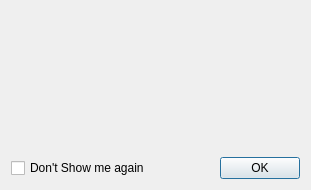
<?xml version="1.0" encoding="UTF-8"?>
<ui version="4.0">
 <class>dlgCustomAlert</class>
 <widget class="QDialog" name="dlgCustomAlert">
  <property name="geometry">
   <rect>
    <x>0</x>
    <y>0</y>
    <width>311</width>
    <height>190</height>
   </rect>
  </property>
  <property name="windowTitle">
   <string>Alert</string>
  </property>
  <layout class="QGridLayout" name="gridLayout">
   <item row="2" column="1">
    <widget class="QDialogButtonBox" name="buttonBox">
     <property name="orientation">
      <enum>Qt::Horizontal</enum>
     </property>
     <property name="standardButtons">
      <set>QDialogButtonBox::Ok</set>
     </property>
    </widget>
   </item>
   <item row="2" column="0">
    <widget class="QCheckBox" name="checkBoxDontShow">
     <property name="text">
      <string>Don't Show me again</string>
     </property>
    </widget>
   </item>
   <item row="0" column="0" colspan="2">
    <widget class="QLabel" name="label">
     <property name="text">
      <string/>
     </property>
     <property name="wordWrap">
      <bool>true</bool>
     </property>
    </widget>
   </item>
  </layout>
 </widget>
 <resources/>
 <connections>
  <connection>
   <sender>buttonBox</sender>
   <signal>accepted()</signal>
   <receiver>dlgCustomAlert</receiver>
   <slot>accept()</slot>
   <hints>
    <hint type="sourcelabel">
     <x>248</x>
     <y>254</y>
    </hint>
    <hint type="destinationlabel">
     <x>157</x>
     <y>274</y>
    </hint>
   </hints>
  </connection>
  <connection>
   <sender>buttonBox</sender>
   <signal>rejected()</signal>
   <receiver>dlgCustomAlert</receiver>
   <slot>reject()</slot>
   <hints>
    <hint type="sourcelabel">
     <x>316</x>
     <y>260</y>
    </hint>
    <hint type="destinationlabel">
     <x>286</x>
     <y>274</y>
    </hint>
   </hints>
  </connection>
 </connections>
</ui>
